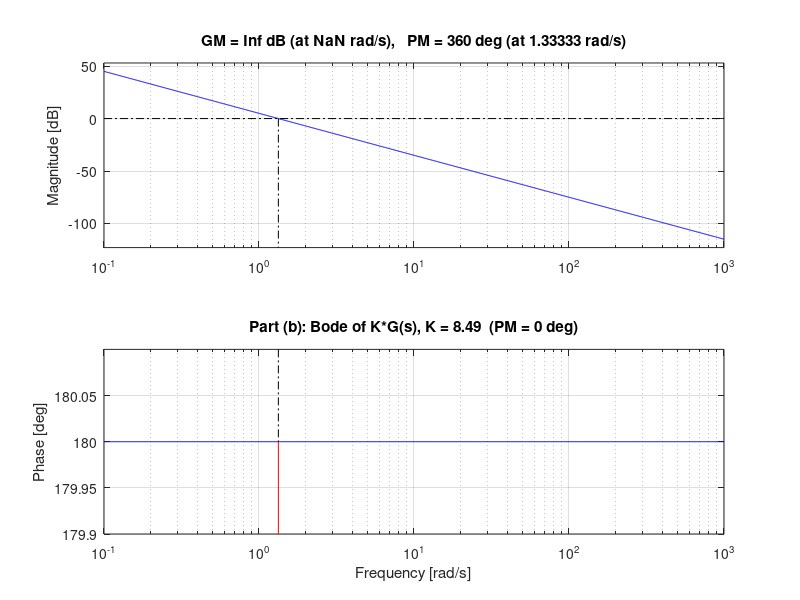
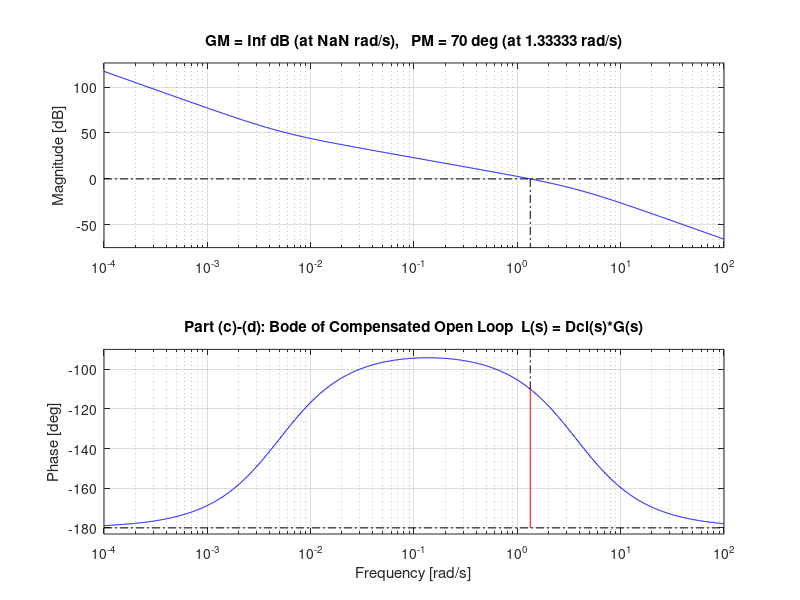
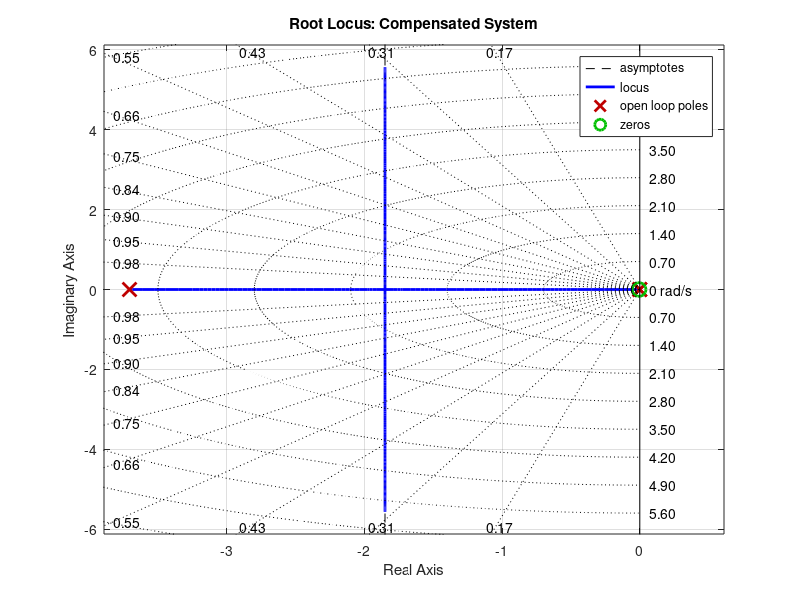

These figures' MATLAB source, in order: (Note: this script raises an error after producing the figures.)
clc; clear; close all;
% =====================================================================
%  EE-3004 CEP Phase 2 : Lead Compensator Design (Bode method)
%  Ball & Balancer System
%  Procedure:
%    (a) set wc from the settling-time requirement, K = 1
%    (b) gain-only check  -> shows a compensator is needed
%    (c) design the lead to meet the phase-margin requirement at wc
%    (d) set the gain K LAST to place the crossover, then verify
% =====================================================================

%% Plant parameters (Phase-1 corrected: g is negative)
m = 0.11; R = 0.015; d = 0.03; g = -9.8; L_beam = 1.0; I = 9.99e-6;
Kp = -(m*g*d/L_beam)/(I/R^2 + m);          % plant gain = +0.20946
s  = tf('s');
G  = Kp/s^2;
fprintf('Plant gain Kp = %.5f\n', Kp);
disp('Open-loop plant G(s):'); G

%% ---------------- Part (a): frequency-domain specifications ----------------
%  %OS < 5%      -> zeta >= 0.69 (use 0.707)  -> PM ~ 100*zeta
%  Ts < 3 s (2%) -> Ts = 4/wc  -> wc = 4/Ts   (Kfactor = 4 for the 2% band)
zeta   = 0.707;
Ts_req = 3;
wc     = 4/Ts_req;                          % target crossover = 1.333 rad/s
wn_min = 4/(zeta*Ts_req);                   % min natural frequency
PM_req = 70;                                % required phase margin (deg)
fprintf('\n=== Part (a): Frequency-Domain Specifications ===\n');
fprintf('Damping ratio  zeta >= 0.69  (use %.3f)\n', zeta);
fprintf('Settling rule  Ts = 4/wc  ->  wc = 4/Ts  (2%% criterion)\n');
fprintf('Target crossover  wc = 4/%g = %.4f rad/s\n', Ts_req, wc);
fprintf('Min natural freq  wn >= %.4f rad/s\n', wn_min);
fprintf('Required phase margin  PM >= %d deg\n', PM_req);
fprintf('Steady-state error  ess = 0  (Type-2 plant)\n');

%% ---------------- Part (b): gain-only check (Dc = 1) ----------------
magG_wc    = Kp/wc^2;                        % |G(j*wc)|
K_gainOnly = 1/magG_wc;                      % gain to place crossover at wc with Dc=1
fprintf('\n=== Part (b): Gain-only check, Dc(s) = 1 ===\n');
fprintf('|G(j*wc)| = %.5f\n', magG_wc);
fprintf('Gain to put crossover at wc with Dc=1:  K = %.4f\n', K_gainOnly);
fprintf('Phase of K*G = -180 deg at all w  ->  PM = 0 deg.\n');
fprintf('A dynamic lead compensator is required; final K is set in Part (d).\n');
figure; margin(K_gainOnly*G);
title(sprintf('Part (b): Bode of K*G(s), K = %.2f  (PM = 0 deg)', K_gainOnly)); grid on;

%% ---------------- Part (c): lead compensator for PM at wc (K = 1) ----------------
%  Lead Dc(s) = (s+zc)/(s+pc). Zero near the origin -> the closed-loop pole it
%  creates is near-cancelled -> clean dominant 2nd-order response.
zc = 0.005;
pc = wc/tand( atand(wc/zc) - PM_req );       % pole supplies PM_req of lead at wc
Dc = (s+zc)/(s+pc);
phi_c = atand(wc/zc) - atand(wc/pc);         % phase the lead adds at wc (check)
fprintf('\n=== Part (c): Lead Compensator (K = 1) ===\n');
fprintf('Zero  zc = %.4f  (near origin -> near pole-zero cancellation)\n', zc);
fprintf('Pole  pc = %.4f\n', pc);
fprintf('Phase added by Dc at wc = %.2f deg\n', phi_c);
disp('Lead compensator Dc(s):'); Dc

%% ---------------- Part (d): set gain K LAST, then verify ----------------
attn = abs((1j*wc+zc)/(1j*wc+pc));           % |Dc(j*wc)|  (lead attenuates here)
K    = 1/(magG_wc*attn);                     % gain to restore the crossover at wc
Dcl  = K*Dc;                                 % full controller
Lol  = Dcl*G;                                % compensated open loop
fprintf('\n=== Part (d): Final gain K (set last) + verification ===\n');
fprintf('Lead attenuation at wc: |Dc(j*wc)| = %.4f  (%.2f dB)\n', attn, 20*log10(attn));
fprintf('Gain raised to  K = %.4f  to put the crossover back at wc.\n', K);
disp('Full controller  Dcl(s) = K*Dc(s):'); Dcl

[Gm, Pm, ~, Wcp] = margin(Lol);
fprintf('Crossover freq  wc = %.4f rad/s\n', Wcp);
fprintf('Phase Margin    PM = %.2f deg\n', Pm);
fprintf('Gain Margin     GM = %.2f dB   (-Inf is normal for a Type-2 plant)\n', 20*log10(Gm));
figure; margin(Lol);
title('Part (c)-(d): Bode of Compensated Open Loop  L(s) = Dcl(s)*G(s)'); grid on;
figure; rlocus(Lol);
title('Root Locus: Compensated System'); sgrid; grid on;

% ---- closed-loop step response (0.25 m reference) ----
T   = feedback(Lol,1);
ref = 0.25;
info = stepinfo(ref*T,'SettlingTimeThreshold',0.02);
ess  = abs(ref - dcgain(T)*ref)/ref*100;
fprintf('\n--- MATLAB stepinfo (0.25 m step) ---\n');
fprintf('Overshoot          = %.2f %%   (spec < 5%%)\n', info.Overshoot);
fprintf('Settling Time      = %.3f s   (spec < 3 s)\n', info.SettlingTime);
fprintf('Rise Time          = %.3f s\n', info.RiseTime);
fprintf('Steady-State Error = %.4f %%   (spec < 2%%)\n', ess);
fprintf('Closed-loop poles:\n'); disp(pole(T));
fprintf('Closed-loop bandwidth = %.4f rad/s\n', bandwidth(T));

% dominant 2nd-order prediction (after near pole-zero cancellation)
cl = pole(T); cp = cl(abs(imag(cl))>1e-3);
if ~isempty(cp)
    wn_d = abs(cp(1)); z_d = -real(cp(1))/wn_d;
    fprintf('Dominant pair: wn = %.4f rad/s, zeta = %.4f\n', wn_d, z_d);
    fprintf('Formula prediction: OS = %.2f %% | Ts = %.2f s\n', ...
            exp(-pi*z_d/sqrt(1-z_d^2))*100, 4/(z_d*wn_d));
end

figure; step(ref*T); hold on;
yline(ref*1.05,'r--','+5% limit'); yline(ref*0.95,'r--','-5% limit');
yline(ref,'k--','Reference = 0.25 m');
title('Closed-Loop Step Response (Reference = 0.25 m)');
xlabel('Time (s)'); ylabel('Ball Position y(t) [m]'); grid on;
figure; pzmap(T); title('Pole-Zero Map: Closed-Loop System'); grid on;
figure; nyquist(Lol); title('Nyquist Plot: Compensated Open Loop'); grid on;

%% ---------------- Iteration: effect of compensator pole (zc, wc fixed) ----------------
fprintf('\n=== Iteration: effect of compensator pole (zc, wc fixed) ===\n');
fprintf('  pole pc |  PM(deg) |  OS(%%) |  Ts(s)\n');
for pp = [2.5, pc, 5.0]
    Li = (1/(magG_wc*abs((1j*wc+zc)/(1j*wc+pp)))) * (s+zc)/(s+pp) * G;
    [~,Pmi] = margin(Li);
    si = stepinfo(ref*feedback(Li,1),'SettlingTimeThreshold',0.02);
    fprintf('  %6.3f  |  %6.2f  | %6.2f | %6.3f\n', pp, Pmi, si.Overshoot, si.SettlingTime);
end
